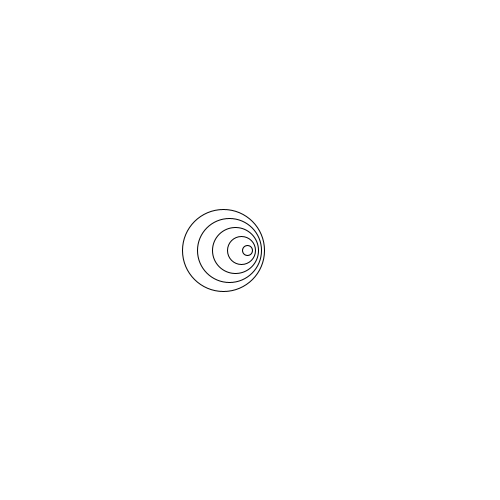
Frame 1 (no input)
Frame 60 (the mouse pressed at the canvas centre just before this capture): identical to frame 1, image omitted
Frame 120 (the mouse held since frame 60 and released just before this capture): identical to frame 1, image omitted

The Processing sketch that drew this single still picture (run headless with seeded random() and noise(); from frame 60 on, the mouse is pressed at the canvas centre):

// Processing sketch: OPD9_6
// ── OPD9_6.pde

int Size = 100;

void setup(){
      
  //sketch window
  size(500 , 500);
  
  //achtergrond wit
  background(255 ,255 ,255);
  

  for(int i = 0; i < 5; i++){
    Size -=18 ;
    Cirkel(Size);
  }
  
 
}

void draw(){
  
}

void Cirkel(int Size){
    ellipse(width/2 - Size / 3 , height/2, Size , Size);

  
}
